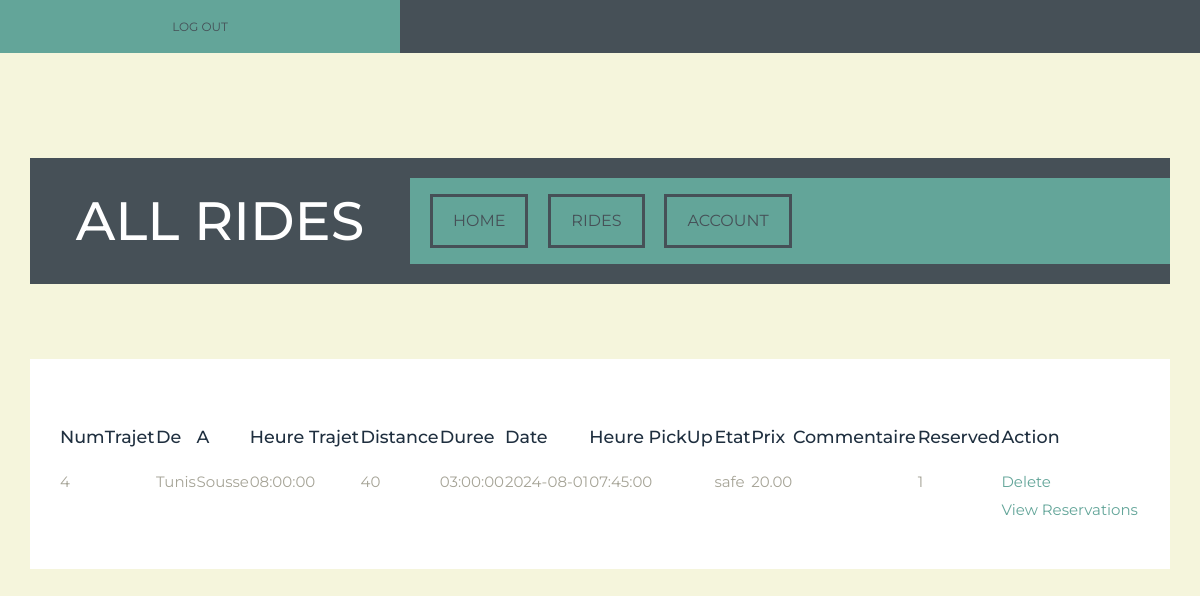
The page /carpool/driver/listerides.php?login=susie on the database its author committed.
### tables this page shows
CREATE TABLE `trajet` (
  `num_trajet` int(11) NOT NULL,
  `num_uti` int(11) NOT NULL,
  `ville_depart_trajet` varchar(255) NOT NULL,
  `heure` time NOT NULL,
  `distance` float NOT NULL,
  `durree` time NOT NULL,
  `date_trajet` date NOT NULL,
  `heure_pickup` time DEFAULT NULL,
  `etat_trajet` varchar(255) DEFAULT NULL,
  `commentaire` text DEFAULT NULL,
  `prix` decimal(10,2) NOT NULL,
  `ville_arrivee_trajet` varchar(255) NOT NULL,
  `is_reserved` int(11) DEFAULT NULL
);

### carpool/driver/listerides.php (the view, shortened to what this page needs)
<!DOCTYPE html>
 <html class="not-ie no-js" lang="en">
    <head>
        <link href="../css/bootstrap.min.css" rel="stylesheet">
        <link href="../css/jquery.idealforms.css" rel="stylesheet">
        <link href="../css/jquery.idealselect.css" rel="stylesheet">
        <link href="../css/slicknav.css" rel="stylesheet">
        <link href="../css/style.css" rel="stylesheet">
        <link href="css/font-awesome.min.css" rel="stylesheet">
    </head>
	  <body>
        <header class="header">
            <div class="top-menu">
                <section class="container">
                    <div class="row">
                        <div class="col-md-4 col-sm-4 col-xs-12">
                            <div class="user-log">
                                <a href="../logout.php">
                                   Log Out
                                </a>
                            </div>
                        </div>
                        </div>
                    </div>
            <div class="main-baner">
                    <div class="main-parallax-content">
                        <div class="second-parallax-content">
                            <section class="container">
                                <div class="row">
                                    <div class="main-header-container clearfix">
                                        <div class="col-md-4 col-sm-12 col-xs-12">
                                            <div class="logo">
                                                <h1>All Rides</h1>
                                            </div>
                                        </div>
                                        <div class="col-md-8 col-sm-8 col-xs-12">
                                            <nav id="nav" class="main-navigation">
                                                <ul class="navigation">
                                                    <li>
													 <?php $login=$_GET['login'];
															echo "<a href=conducteurhome.php?login=$login>Home</a>"
															?>
                                                    </li>
                                                    <li>
                                                        <a>Rides</a>
                                                    </li>
                                                    <li>
                                                        <a>Account</a>
                                                    </li>
                                                </ul>
                                            </nav>
                                        </div>
                                    </div>
                                </div>
                            </section>
                        </div>
                    </div>
            </div>
        </header>
        <section class="main-content">
<?php
$m = mysqli_connect('localhost', 'root', '', 'covoiturage');
if (isset($_GET["login"])) {
    $log = $_GET["login"];
    $reqid = "SELECT num_uti FROM compte WHERE login = '$log'";
    $resid = mysqli_query($m, $reqid) or die(mysqli_error($m));
    if (mysqli_num_rows($resid) > 0) {
        $id = mysqli_fetch_array($resid);
        $uid = $id[0];
        $res = "SELECT num_trajet, ville_depart_trajet, ville_arrivee_trajet, heure, distance, durree, date_trajet,
                heure_pickup, etat_trajet, prix, commentaire, is_reserved
                FROM trajet
                WHERE num_uti = $uid";
        $resall = mysqli_query($m, $res) or die(mysqli_error($m));
        echo "
        <!DOCTYPE html>
        <html>
        <body style='background-color: beige'>
        <table width='100%'>
            <tr>
                <td><h3>NumTrajet</h3></td>
                <td><h3>De</h3></td>
                <td><h3>A</h3></td>
                <td><h3>Heure Trajet</h3></td>
                <td><h3>Distance</h3></td>
                <td><h3>Duree</h3></td>
                <td><h3>Date</h3></td>
                <td><h3>Heure PickUp</h3></td>
                <td><h3>Etat</h3></td>
                <td><h3>Prix</h3></td>
                <td><h3>Commentaire</h3></td>
                <td><h3>Reserved</h3></td>
                <td><h3>Action</h3></td>
            </tr>
        ";
        while ($row = mysqli_fetch_array($resall, MYSQLI_BOTH)) {
            echo "
            <tr>
                <td>{$row['num_trajet']}</td>
                <td>{$row['ville_depart_trajet']}</td>
                <td>{$row['ville_arrivee_trajet']}</td>
                <td>{$row['heure']}</td>
                <td>{$row['distance']}</td>
                <td>{$row['durree']}</td>
                <td>{$row['date_trajet']}</td>
                <td>{$row['heure_pickup']}</td>
                <td>{$row['etat_trajet']}</td>
                <td>{$row['prix']}</td>
                <td>{$row['commentaire']}</td>
                <td>{$row['is_reserved']}</td>
                <td>
                    <a href='deleteridecond.php?numtrj={$row['num_trajet']}&login=$log'>Delete</a>
                    ";
            if ($row['is_reserved'] == 1) {
                echo "<br><a href='view_reservations.php?num_trajet={$row['num_trajet']}&login=$log'>View Reservations</a>";
            }
            echo "</td>
            </tr>";
        }
        echo "
        </table>
        </body>
        </html>";
    } else {
        echo "<p>No user found with the provided login.</p>";
    }
} else {
    echo "<p>Please provide a login.</p>";
}
?>
  </section>
    </body>
</html>

### carpool/css/style.css (style rules this page uses)
* { margin: 0; padding: 0; border: 0; font-size: 100%; font: inherit; vertical-align: baseline; -webkit-box-sizing: border-box; -moz-box-sizing: border-box; box-sizing: border-box; }
html, body { height: 100% }
body { font-family: 'Montserrat', sans-serif; font-size: 15px; line-height: 28px; overflow-x: hidden; color: #A6A497; font-weight: normal; background: #f4f1e3; }
a { -webkit-transition: all 0.3s ease-in-out 0s; -moz-transition: all 0.3s ease-in-out 0s; -ms-transition: all 0.3s ease-in-out 0s; -o-transition: all 0.3s ease-in-out 0s; transition: all 0.3s ease-in-out 0s; text-decoration: none; color: #63a599; }
p, ul, ol { margin-bottom: 1.5em }
h1, h2, h3, h4, h5 { margin-bottom: 1em; line-height: 1.5em; color: #1F2F3F; }
h1 { font-size: 2em }
h3 { font-size: 1.17em }
ul, ol { list-style: none; margin: 0 0 24px 20px; }
ul { list-style: disc }
div[class*="col-xs-"], div[class*="col-sm-"], div[class*="col-md-"], div[class*="col-lg-"] { padding: 0; margin: 0; }
.row { padding: 0; margin: 0; }
.container { width: 100%; padding: 0; margin: 0; }
.top-menu { background: #465057 }
.user-log { padding: 0.8em 0; background: #63a599; text-transform: uppercase; text-align: center; color: #465057; }
.user-log a { color: #465057; cursor: pointer; font-size: 12px; }
.main-baner { height: 100%; min-height: 100%; padding: 2em 2em 0; }
.fullscreen, .main-parallax-content { width: 100%; min-height: 100%; }
.main-header-container { background: #465057; margin: 5em 0; position: relative; z-index: 9; }
.logo { text-transform: uppercase; text-align: center; padding: 1.5em 3em; }
.logo h1 { color: #fff; margin: 0; font-size: 54px; }
.main-navigation { background: #63a599; text-transform: uppercase; margin: 1.3em 0 0; }
.main-navigation ul { margin: 0 }
.main-navigation ul li:first-child { padding: 0 0 0 0.8em }
.main-navigation ul > li { position: relative; display: inline-block; }
.main-navigation ul > li a { border: 3px solid #465057; color: #465057; display: inline-block; font-size: 16px; margin: 1em 0.5em; padding: 10px 20px; -webkit-transition: all 0.2s ease-in-out; -moz-transition: all 0.2s ease-in-out; -ms-transition: all 0.2s ease-in-out; -o-transition: all 0.2s ease-in-out; transition: all 0.2s ease-in-out; }
.main-content { background: #fff; margin: 0 2em 2em; padding: 3em 2em; }

### rows shown on the page
trajet: num_trajet "4", ville_depart_trajet "Tunis", ville_arrivee_trajet "Sousse", heure "08:00:00", distance "40", durree "03:00:00", date_trajet "2024-08-01", heure_pickup "07:45:00", etat_trajet "safe", prix "20.00", is_reserved "1"
